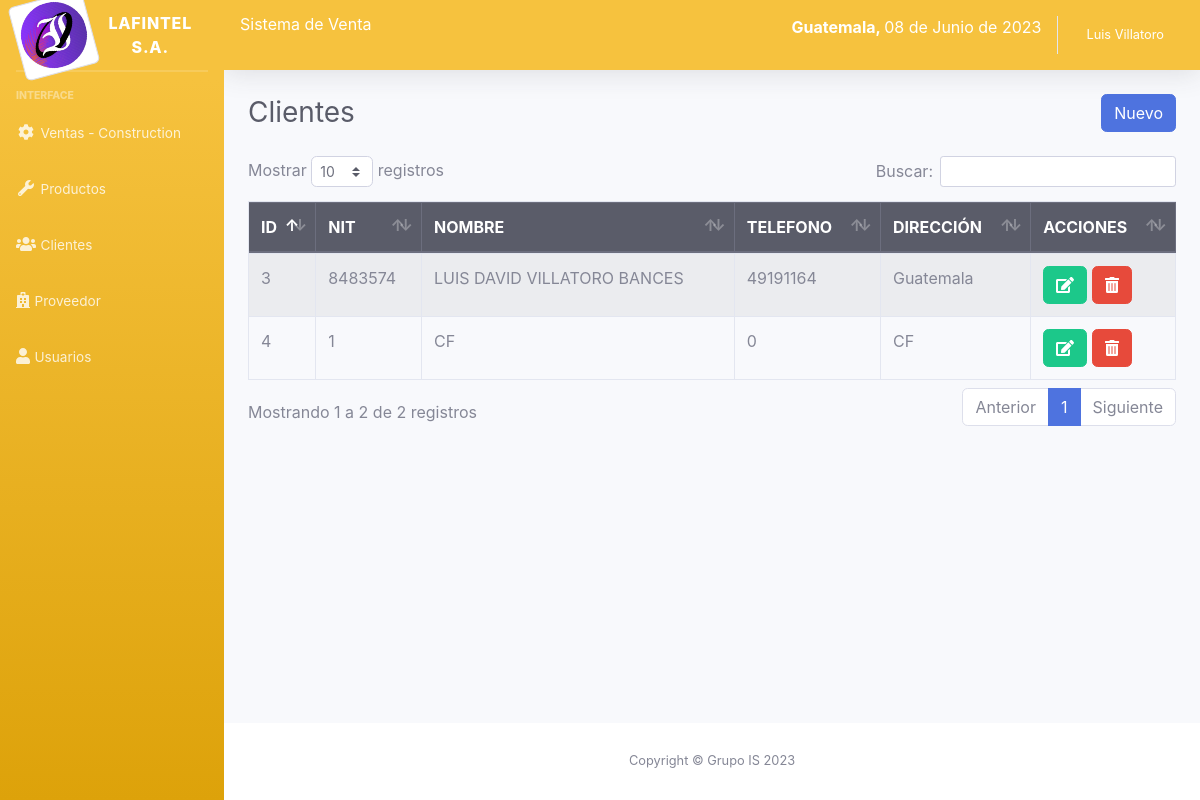
The app's page /sistema/lista_cliente.php (signed in), older data.
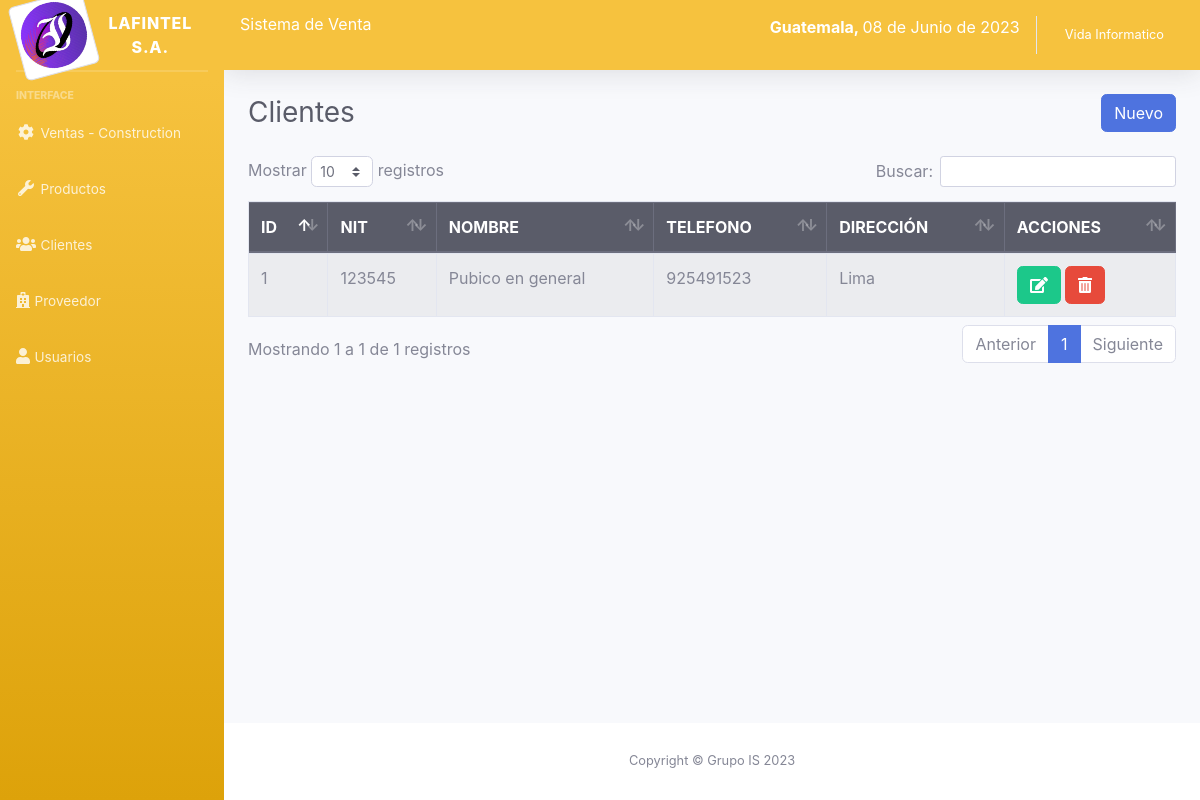
The same page, newer data.
### tables this page shows
CREATE TABLE `cliente` (
  `idcliente` int(11) NOT NULL,
  `dni` int(8) NOT NULL,
  `nombre` varchar(100) NOT NULL,
  `telefono` int(15) NOT NULL,
  `direccion` varchar(200) NOT NULL,
  `usuario_id` int(11) NOT NULL
);

### sistema/lista_cliente.php (the view)
<?php include_once "includes/header.php"; ?>
<div class="container-fluid">
	<div class="d-sm-flex align-items-center justify-content-between mb-4">
		<h1 class="h3 mb-0 text-gray-800">Clientes</h1>
		<a href="registro_cliente.php" class="btn btn-primary">Nuevo</a>
	</div>
	<div class="row">
		<div class="col-lg-12">
			<div class="table-responsive">
				<table class="table table-striped table-bordered" id="table">
					<thead class="thead-dark">
						<tr>
							<th>ID</th>
							<th>NIT</th>
							<th>NOMBRE</th>
							<th>TELEFONO</th>
							<th>DIRECCIÓN</th>
							<?php if ($_SESSION['rol'] == 1) { ?>
							<th>ACCIONES</th>
							<?php } ?>
						</tr>
					</thead>
					<tbody>
						<?php
						include "../conexion.php";
						$query = mysqli_query($conexion, "SELECT * FROM cliente");
						$result = mysqli_num_rows($query);
						if ($result > 0) {
							while ($data = mysqli_fetch_assoc($query)) { ?>
								<tr>
									<td><?php echo $data['idcliente']; ?></td>
									<td><?php echo $data['dni']; ?></td>
									<td><?php echo $data['nombre']; ?></td>
									<td><?php echo $data['telefono']; ?></td>
									<td><?php echo $data['direccion']; ?></td>
									<?php if ($_SESSION['rol'] == 1) { ?>
									<td>
										<a href="editar_cliente.php?id=<?php echo $data['idcliente']; ?>" class="btn btn-success"><i class='fas fa-edit'></i></a>
										<form action="eliminar_cliente.php?id=<?php echo $data['idcliente']; ?>" method="post" class="confirmar d-inline">
											<button class="btn btn-danger" type="submit"><i class='fas fa-trash-alt'></i> </button>
										</form>
									</td>
									<?php } ?>
								</tr>
						<?php }
						} ?>
					</tbody>
				</table>
			</div>
		</div>
	</div>
</div>
</div>
<?php include_once "includes/footer.php"; ?>

### sistema/includes/header.php (shortened to what this page needs)
<?php
include "includes/functions.php";
?>
<!DOCTYPE html>
<html lang="en">
<head>
	<link href="css/sb-admin-2.min.css" rel="stylesheet">
	<link rel="stylesheet" href="css/dataTables.bootstrap4.min.css">
</head>
<body id="page-top">
	<div id="wrapper">
		<?php include_once "includes/menu.php"; ?>
		<div id="content-wrapper" class="d-flex flex-column">
			<div id="content">
				<nav class="navbar navbar-expand navbar-light bg-warning text-white topbar mb-4 static-top shadow">
					<div class="input-group">
						<h6>Sistema de Venta</h6>
						<p class="ml-auto"><strong>Guatemala, </strong><?php echo fechaPeru(); ?></p>
					</div>
					<ul class="navbar-nav ml-auto">
						<li class="nav-item dropdown no-arrow">
							<a class="nav-link dropdown-toggle" href="#" id="userDropdown" role="button" data-toggle="dropdown" aria-haspopup="true" aria-expanded="false">
								<span class="mr-2 d-none d-lg-inline small text-white"><?php echo $_SESSION['nombre']; ?></span>
							</a>
						</li>
					</ul>
				</nav>

### sistema/includes/menu.php (shortened to what this page needs)
<ul class="navbar-nav bg-gradient-warning sidebar sidebar-dark accordion" id="accordionSidebar">
	<a class="sidebar-brand d-flex align-items-center justify-content-center" href="index.php">
		<div class="sidebar-brand-icon rotate-n-15">
			<img src="img/torres.jpg" class="img-thumbnail">
		</div>
		<div class="sidebar-brand-text mx-3">LAFINTEL S.A.</div>
	</a>
	<hr class="sidebar-divider my-0">
	<hr class="sidebar-divider">
	<div class="sidebar-heading">
		Interface
	</div>
	<li class="nav-item">
		<a class="nav-link collapsed" href="#" data-toggle="collapse" data-target="#collapseTwo" aria-expanded="true" aria-controls="collapseTwo">
			<i class="fas fa-fw fa-cog"></i>
			<span>Ventas - Construction</span>
		</a>
	</li>
	<li class="nav-item">
		<a class="nav-link collapsed" href="#" data-toggle="collapse" data-target="#collapseUtilities" aria-expanded="true" aria-controls="collapseUtilities">
			<i class="fas fa-fw fa-wrench"></i>
			<span>Productos</span>
		</a>
	</li>
	<li class="nav-item">
		<a class="nav-link collapsed" href="#" data-toggle="collapse" data-target="#collapseClientes" aria-expanded="true" aria-controls="collapseUtilities">
			<i class="fas fa-users"></i>
			<span>Clientes</span>
		</a>
	</li>
	<li class="nav-item">
		<a class="nav-link collapsed" href="#" data-toggle="collapse" data-target="#collapseProveedor" aria-expanded="true" aria-controls="collapseUtilities">
			<i class="fas fa-hospital"></i>
			<span>Proveedor</span>
		</a>
	</li>
	<?php if ($_SESSION['rol'] == 1) { ?>
		<li class="nav-item">
			<a class="nav-link collapsed" href="#" data-toggle="collapse" data-target="#collapseUsuarios" aria-expanded="true" aria-controls="collapseUtilities">
				<i class="fas fa-user"></i>
				<span>Usuarios</span>
			</a>
		</li>
	<?php } ?>
</ul>

### sistema/includes/footer.php (shortened to what this page needs)
<footer class="sticky-footer bg-white">
  <div class="container my-auto">
    <div class="copyright text-center my-auto">
      <span>Copyright &copy; Grupo IS <?php echo date("Y"); ?></span>
    </div>
  </div>
</footer>
</div>
</div>
</body>
</html>

Row changes from the older to the newer data that the page shows:
removed cliente: idcliente "3", dni "8483574", nombre "LUIS DAVID VILLATORO BANCES", telefono "49191164", direccion "Guatemala"
removed cliente: idcliente "4", dni "1", nombre "CF", telefono "0", direccion "CF"
added cliente: idcliente "1", dni "123545", nombre "Pubico en general", telefono "925491523", direccion "Lima"
Text that changed along with them:
$_SESSION['nombre']: "Luis Villatoro" → "Vida Informatico"
text written by a page script: "Mostrar registros Buscar: Mostrando 1 a 2 de 2 registros Anterior 1 Siguiente" → "Mostrar registros Buscar: Mostrando 1 a 1 de 1 registros Anterior 1 Siguiente"
